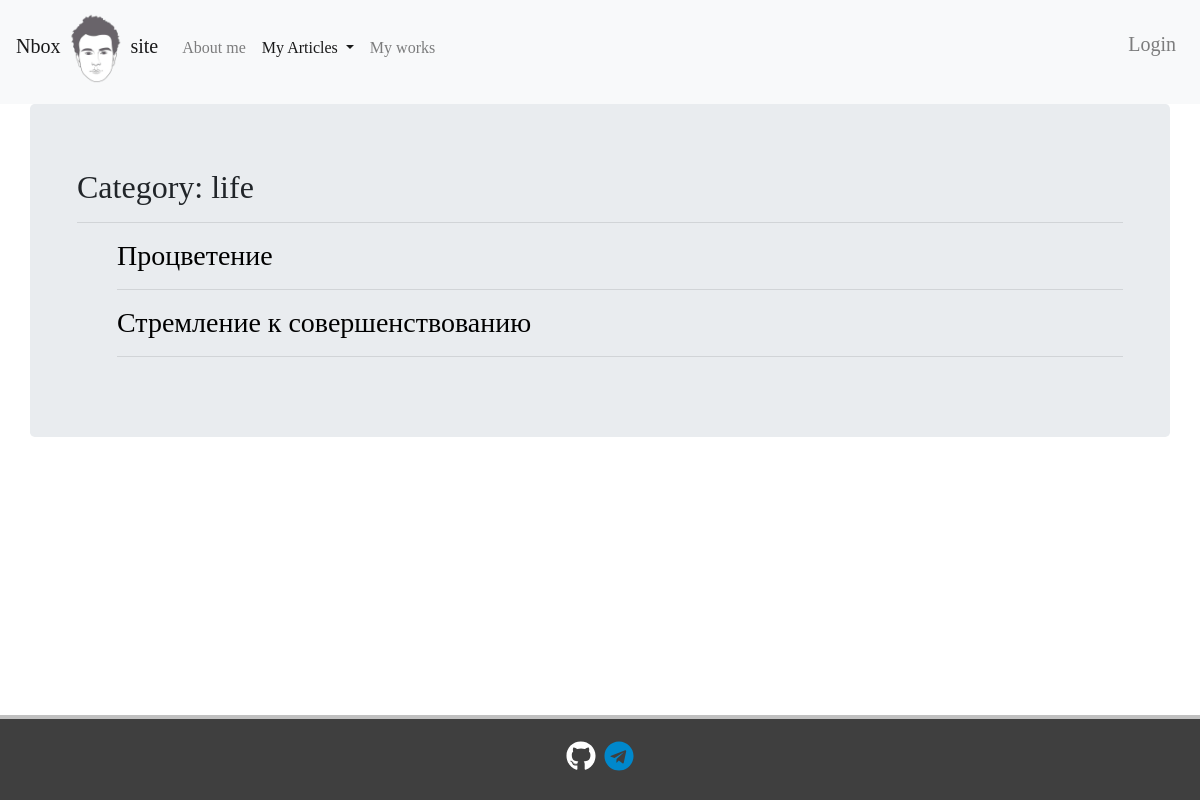
/articles/category/life/, run on an earlier commit of the app's database.
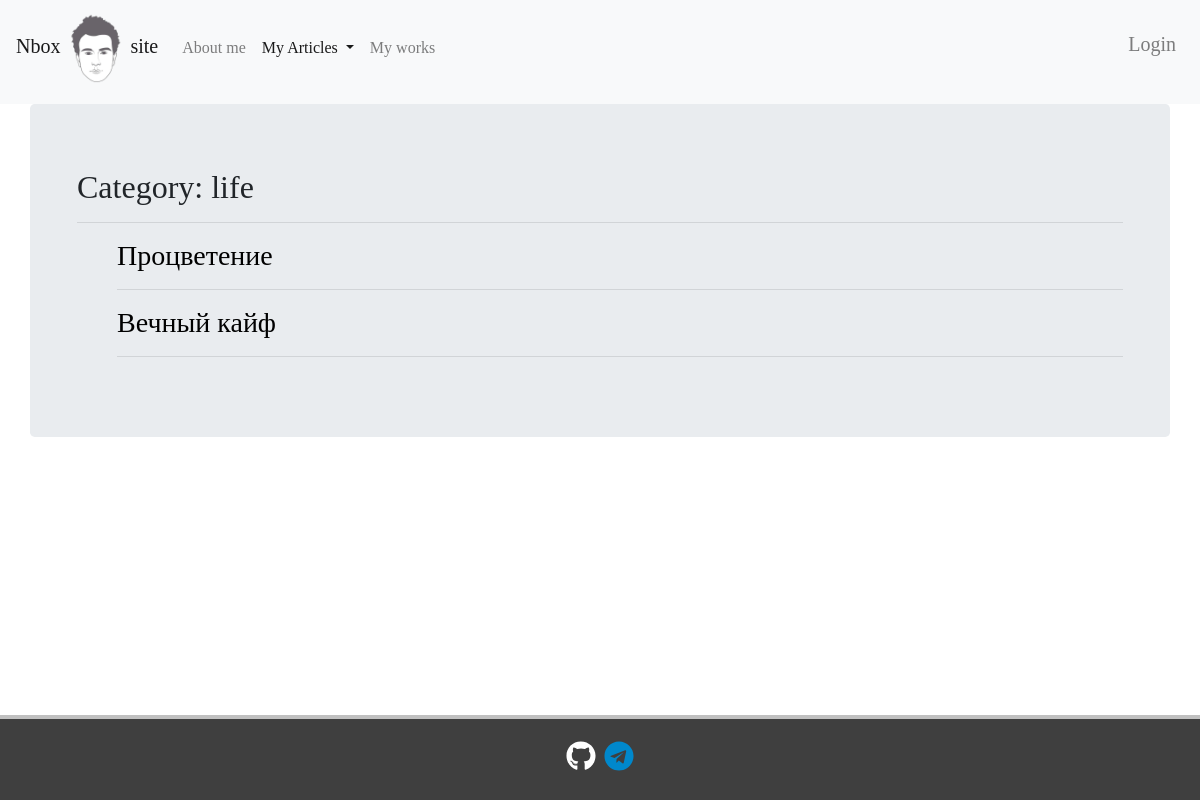
And on a later commit of the database.
### articles/models.py (models this page shows, shortened)
class Articles(models.Model):
    title = models.CharField(
        max_length=120,
        verbose_name='Title')
    content = RichTextField(blank=True, null=True)
    category = models.CharField(max_length=255, default='life')
    date = models.DateTimeField(verbose_name='Publication date')
    class Meta:
        verbose_name = 'Article'
        verbose_name_plural = 'Articles'

### articles/views.py (the view)
# urls.py: path('category/<str:category_name>/', current_category_view, name='category'),
def current_category_view(request, category_name):
    category_article = Articles.objects.filter(category=category_name)
    context = {'category_name':    category_name,
               'category_article': category_article,
               'categories': Category.objects.all()}
    template = 'articles/by_category_view.html'
    return render(request, template, context)

### articles/models.py (called while the page is built)
    def __str__(self):
        return self.name

### articles/templates/articles/by_category_view.html (shortened to what this page needs)
{% extends "home/wrapper.html" %}
{% load static %}
{% block ar %} active {% endblock %}
{% block content %}
    {% if category_article %}
            <h2>
                Category: {{ category_name }}
            </h2><hr>
        <ul>
            {% for article in category_article %}
                <a class="my_a" href="{% url 'article' article.pk %}">
                    <h3>
                        {{ article.title }}
                    </h3><hr>
                </a>
            {% endfor %}
        </ul>
    {% else %}
        Sorry
    {% endif %}
{% endblock %}

What changed in the data, as far as the page shows it:
no longer on this page (row edited): Articles: title "Стремление к совершенствованию"
added Articles: title "Вечный кайф"
